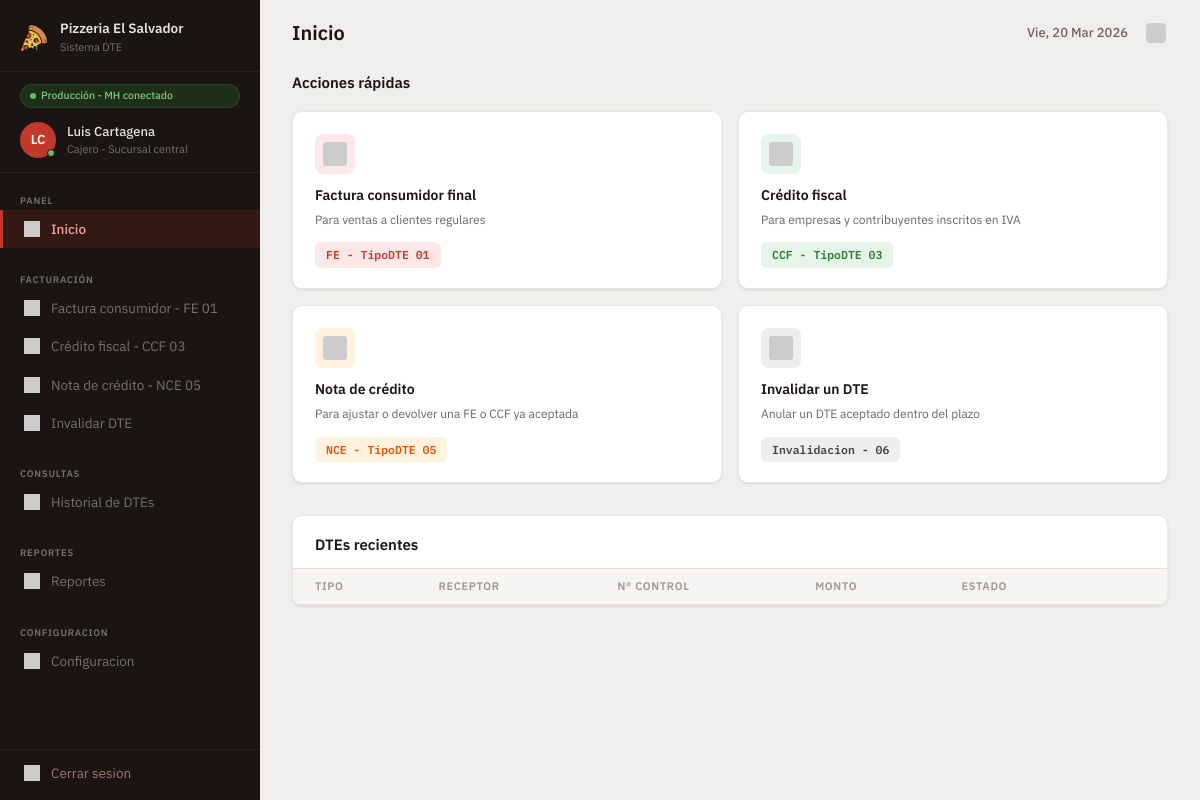
The page /index.php (signed in) on the database as committed earlier.
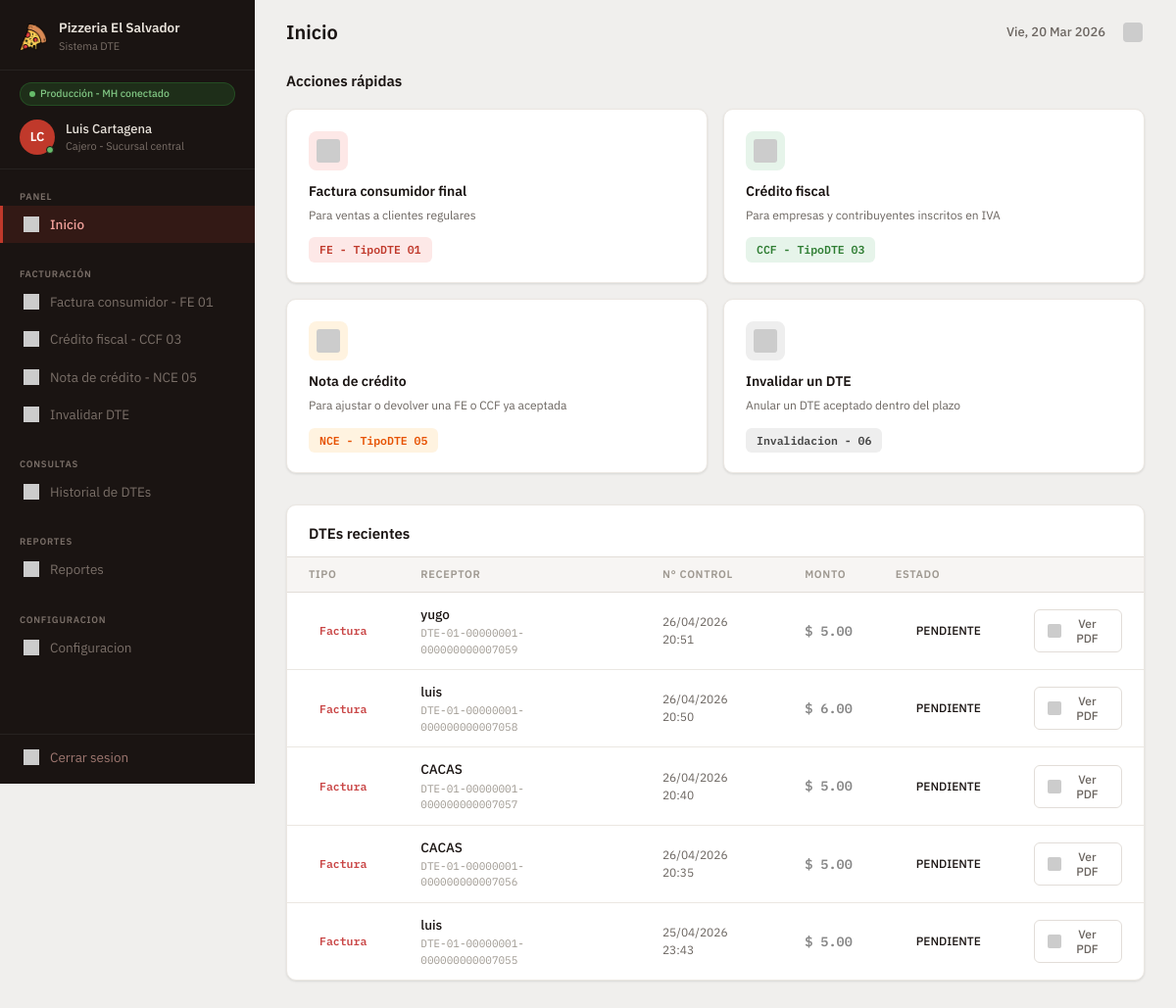
The same page on the database as committed later.
### tables this page shows
CREATE TABLE `factura` (
  `id_factura` int NOT NULL AUTO_INCREMENT,
  `id_receptor` int DEFAULT NULL,
  `codigo_generacion` char(36) NOT NULL,
  `numero_control` varchar(31) NOT NULL,
  `tipo_dte` char(2) NOT NULL DEFAULT '01',
  `ambiente` char(2) NOT NULL DEFAULT '00',
  `fecha_emision` date NOT NULL,
  `hora_emision` time NOT NULL,
  `condicion_pago` int NOT NULL DEFAULT '1',
  `total_no_sujeto` decimal(16,2) NOT NULL DEFAULT '0.00',
  `total_exento` decimal(16,2) NOT NULL DEFAULT '0.00',
  `total_gravado` decimal(16,2) NOT NULL DEFAULT '0.00',
  `sub_total` decimal(16,2) NOT NULL DEFAULT '0.00',
  `iva_retenido` decimal(16,2) NOT NULL DEFAULT '0.00',
  `retencion_renta` decimal(16,2) NOT NULL DEFAULT '0.00',
  `monto_total` decimal(16,2) NOT NULL DEFAULT '0.00',
  `total_iva` decimal(16,2) NOT NULL DEFAULT '0.00',
  `total_letras` varchar(200) NOT NULL,
  `firma_digital` text,
  `sello_recibido` varchar(50) DEFAULT NULL,
  `estado_mh` varchar(20) NOT NULL DEFAULT 'PENDIENTE',
  `codigo_msg` varchar(3) DEFAULT NULL,
  `descripcion_msg` varchar(500) DEFAULT NULL,
  `modo_contingencia` tinyint(1) NOT NULL DEFAULT '0',
  `intentos_envio` int NOT NULL DEFAULT '0',
  `fecha_registro` datetime NOT NULL DEFAULT CURRENT_TIMESTAMP,
  `fecha_envio` datetime DEFAULT NULL,
  `fecha_respuesta` datetime DEFAULT NULL,
  PRIMARY KEY (`id_factura`),
  UNIQUE KEY `uq_cod_gen` (`codigo_generacion`),
  UNIQUE KEY `uq_num_ctrl` (`numero_control`),
  KEY `fk_fact_dte` (`tipo_dte`),
  KEY `fk_factura_receptor` (`id_receptor`),
  CONSTRAINT `fk_fact_dte` FOREIGN KEY (`tipo_dte`) REFERENCES `cat_tipo_dte` (`codigo`),
  CONSTRAINT `fk_factura_receptor` FOREIGN KEY (`id_receptor`) REFERENCES `receptor` (`id_receptor`),
  CONSTRAINT `chk_estado_mh` CHECK ((`estado_mh` in (_utf8mb4'PENDIENTE',_utf8mb4'ACEPTADO',_utf8mb4'RECHAZADO',_utf8mb4'ANULADO',_utf8mb4'CONTINGENCIA')))
);

CREATE TABLE `receptor` (
  `id_receptor` int NOT NULL AUTO_INCREMENT,
  `tipo_documento` char(2) DEFAULT NULL,
  `num_documento` varchar(20) DEFAULT NULL,
  `nrc` varchar(8) DEFAULT NULL,
  `nombre` varchar(250) NOT NULL,
  `dir_departamento` char(2) NOT NULL,
  `dir_municipio` char(2) NOT NULL,
  `dir_complemento` varchar(200) DEFAULT NULL,
  `telefono` varchar(30) DEFAULT NULL,
  `cod_actividad` char(5) DEFAULT NULL,
  `correo` varchar(100) DEFAULT NULL,
  `usuario` varchar(50) DEFAULT NULL,
  `contrasena_hash` varchar(255) DEFAULT NULL,
  `activo` tinyint(1) DEFAULT '1',
  `fecha_registro` datetime DEFAULT CURRENT_TIMESTAMP,
  PRIMARY KEY (`id_receptor`),
  UNIQUE KEY `usuario` (`usuario`),
  KEY `fk_doc` (`tipo_documento`),
  KEY `fk_mun` (`dir_municipio`,`dir_departamento`),
  KEY `fk_act` (`cod_actividad`),
  CONSTRAINT `fk_act` FOREIGN KEY (`cod_actividad`) REFERENCES `cat_actividad_economica` (`codigo`),
  CONSTRAINT `fk_doc` FOREIGN KEY (`tipo_documento`) REFERENCES `cat_tipo_documento` (`codigo`),
  CONSTRAINT `fk_mun` FOREIGN KEY (`dir_municipio`, `dir_departamento`) REFERENCES `cat_municipio` (`codigo`, `codigo_depto`)
);

### index.php (the view, shortened to what this page needs)
<?php
$db = new Database();
$conn = $db->getConnection();
$pagina_activa = 'BOARD';
$sql_recientes = "SELECT
                    f.tipo_dte,
                    r.nombre AS receptor_nombre,
                    f.numero_control,
                    f.monto_total,
                    f.estado_mh,
                    f.fecha_registro
                  FROM factura f
                  LEFT JOIN receptor r ON f.id_receptor = r.id_receptor
                  ORDER BY f.fecha_registro DESC
                  LIMIT 5";
$result_recientes = $conn->query($sql_recientes);
$dtes_recientes = [];
if ($result_recientes) {
    while ($row = $result_recientes->fetch_assoc()) {
        $tipo_label = ($row['tipo_dte'] == '01') ? 'Factura' : 'CCF';
        $tipo_class = ($row['tipo_dte'] == '01') ? 'badge-factura' : 'badge-ccf';
        $estado_class = '';
        switch ($row['estado_mh']) {
            case 'PENDIENTE': $estado_class = 'warning'; break;
        }
        $tiempo = date('d/m/Y H:i', strtotime($row['fecha_registro']));
        $dtes_recientes[] = [
            'tipo_label'   => $tipo_label,
            'tipo_class'   => $tipo_class,
            'receptor'     => $row['receptor_nombre'] ?? 'Consumidor Final',
            'n_control'    => $row['numero_control'],
            'tiempo'       => $tiempo,
            'monto'        => '$ ' . number_format($row['monto_total'], 2),
            'monto_neg'    => false,
            'estado'       => $row['estado_mh'],
            'estado_class' => $estado_class,
            'accion_label' => 'Ver PDF',
            'accion_icon'  => 'P'
        ];
    }
}
?>
<!DOCTYPE html>
<html lang="es">
<head>
    <link rel="stylesheet" href="css/style.css">
</head>
<body>
<div class="layout">
    <?php include 'navegacion.php'; ?>
    <div class="main-content">
        <header class="topbar">
            <h1>Inicio</h1>
            <div class="topbar-right">
                <span class="topbar-date">Vie, 20 Mar 2026</span>
                <span class="topbar-bell" title="Notificaciones">
                    <img src="https://placehold.co/20x20/6b6560/ffffff?text=N" alt="Notificaciones" class="topbar-img">
                </span>
            </div>
        </header>
        <main class="page-content">
            <h2 class="section-title">Acciones rápidas</h2>
            <div class="quick-actions-grid">
                <a href="factura_fe.php" class="action-card">
                    <div class="action-icon fe"><img src="https://placehold.co/24x24/c0392b/fde8e7?text=FE" alt="Factura" class="action-img"></div>
                    <h3>Factura consumidor final</h3>
                    <p>Para ventas a clientes regulares</p>
                    <span class="dte-badge fe">FE - TipoDTE 01</span>
                </a>
                <a href="test.php" class="action-card">
                    <div class="action-icon ccf"><img src="https://placehold.co/24x24/2e7d32/e6f4ea?text=CF" alt="Credito Fiscal" class="action-img"></div>
                    <h3>Crédito fiscal</h3>
                    <p>Para empresas y contribuyentes inscritos en IVA</p>
                    <span class="dte-badge ccf">CCF - TipoDTE 03</span>
                </a>
                <a href="test.php" class="action-card">
                    <div class="action-icon nce"><img src="https://placehold.co/24x24/e65100/fff3e0?text=NC" alt="Nota Credito" class="action-img"></div>
                    <h3>Nota de crédito</h3>
                    <p>Para ajustar o devolver una FE o CCF ya aceptada</p>
                    <span class="dte-badge nce">NCE - TipoDTE 05</span>
                </a>
                <a href="test.php" class="action-card">
                    <div class="action-icon inv"><img src="https://placehold.co/24x24/424242/eeeeee?text=IN" alt="Invalidar" class="action-img"></div>
                    <h3>Invalidar un DTE</h3>
                    <p>Anular un DTE aceptado dentro del plazo</p>
                    <span class="dte-badge inv">Invalidacion - 06</span>
                </a>
            </div>
            <div class="dtes-recientes-card">
                <h2 class="section-title">DTEs recientes</h2>
                <table class="dtes-table">
                    <thead>
                        <tr>
                            <th>Tipo</th>
                            <th>Receptor</th>
                            <th>N° Control</th>
                            <th>Monto</th>
                            <th>Estado</th>
                            <th></th>
                        </tr>
                    </thead>
                    <tbody>
                        <?php foreach ($dtes_recientes as $dte): ?>
                        <tr>
                            <td class="td-tipo">
                                <span class="dte-badge <?= htmlspecialchars($dte['tipo_class']) ?>">
                                    <?= htmlspecialchars($dte['tipo_label']) ?>
                                </span>
                            </td>
                            <td class="td-receptor">
                                <div class="receptor-name"><?= htmlspecialchars($dte['receptor']) ?></div>
                                <div class="receptor-control"><?= htmlspecialchars($dte['n_control']) ?></div>
                            </td>
                            <td class="td-control">
                                <?= htmlspecialchars($dte['tiempo']) ?>
                            </td>
                            <td class="td-monto <?= $dte['monto_neg'] ? 'negative' : '' ?>">
                                <?= htmlspecialchars($dte['monto']) ?>
                            </td>
                            <td>
                                <span class="estado-badge <?= htmlspecialchars($dte['estado_class']) ?>">
                                    <span class="estado-dot"></span>
                                    <?= htmlspecialchars($dte['estado']) ?>
                                </span>
                            </td>
                            <td class="td-acciones">
                                <button class="btn-accion" type="button">
                                    <img src="https://placehold.co/14x14/6b6560/ffffff?text=<?= urlencode(strtoupper(substr($dte['accion_icon'], 0, 1))) ?>" alt="<?= htmlspecialchars($dte['accion_label']) ?>" class="btn-img">
                                    <?= htmlspecialchars($dte['accion_label']) ?>
                                </button>
                            </td>
                        </tr>
                        <?php endforeach; ?>
                    </tbody>
                </table>
            </div>
        </main>
    </div>
</div>
</body>
</html>

### navegacion.php
<?php
$pagina_activa      = $pagina_activa      ?? 'board';
$usuario_nombre     = $_SESSION['usuario_nombre'] ?? 'Luis Cartagena';
$usuario_rol        = $_SESSION['usuario_rol'] ?? 'Cajero - Sucursal central';
$usuario_iniciales  = $_SESSION['usuario_iniciales'] ?? 'LC';
function nav_class(string $pagina, string $activa): string {
    return $pagina === $activa ? ' active' : '';
}
?>
<aside class="sidebar">
    <div class="sidebar-brand">
        <div>
            <img src="img/pizza.png" alt="Logo Pizzeria" class="sidebar-img">
        </div>
        <div class="brand-text">
            <span class="brand-name">Pizzeria El Salvador</span>
            <span class="brand-sub">Sistema DTE</span>
        </div>
    </div>
    <span class="status-pill">
        <span class="dot"></span>
        Producción - MH conectado
    </span>
    <div class="sidebar-user">
        <div class="user-avatar">
            <?= htmlspecialchars($usuario_iniciales) ?>
            <span class="online-dot"></span>
        </div>
        <div class="user-info">
            <span class="user-name"><?= htmlspecialchars($usuario_nombre) ?></span>
            <span class="user-role"><?= htmlspecialchars($usuario_rol) ?></span>
        </div>
    </div>
    <nav class="nav-section">
        <span class="nav-section-label">Panel</span>
        <a href="index.php" class="nav-item<?= nav_class('BOARD', $pagina_activa) ?>">
            <span class="nav-icon"><img src="https://placehold.co/16x16/888/fff?text=I" alt="Inicio" class="nav-img"></span>
            Inicio
        </a>
    </nav>
    <nav class="nav-section">
        <span class="nav-section-label">Facturación</span>
        <a href="factura_fe.php" class="nav-item<?= nav_class('FE', $pagina_activa) ?>">
            <span class="nav-icon"><img src="https://placehold.co/16x16/888/fff?text=F" alt="Nueva factura" class="nav-img"></span>
            <span class="nav-item-text">Factura consumidor - FE 01</span>
        </a>
        <a href="test.php" class="nav-item<?= nav_class('CCF', $pagina_activa) ?>">
            <span class="nav-icon"><img src="https://placehold.co/16x16/888/fff?text=C" alt="Credito fiscal" class="nav-img"></span>
            <span class="nav-item-text">Crédito fiscal - CCF 03</span>
        </a>
        <a href="test.php" class="nav-item<?= nav_class('NCE', $pagina_activa) ?>">
            <span class="nav-icon"><img src="https://placehold.co/16x16/888/fff?text=N" alt="Nota de credito" class="nav-img"></span>
            <span class="nav-item-text">Nota de crédito - NCE 05</span>
        </a>
        <a href="test.php" class="nav-item<?= nav_class('INVALIDACION', $pagina_activa) ?>">
            <span class="nav-icon"><img src="https://placehold.co/16x16/888/fff?text=X" alt="Invalidar DTE" class="nav-img"></span>
            <span class="nav-item-text">Invalidar DTE</span>
        </a>
    </nav>
    <nav class="nav-section">
        <span class="nav-section-label">Consultas</span>
        <a href="historial_dte.php" class="nav-item<?= nav_class('HISTORIAL', $pagina_activa) ?>">
            <span class="nav-icon"><img src="https://placehold.co/16x16/888/fff?text=H" alt="Historial" class="nav-img"></span>
            Historial de DTEs
        </a>
    </nav>
    <nav class="nav-section">
        <span class="nav-section-label">Reportes</span>
        <a href="test.php" class="nav-item<?= nav_class('REPORTES', $pagina_activa) ?>">
            <span class="nav-icon"><img src="https://placehold.co/16x16/888/fff?text=R" alt="Reportes" class="nav-img"></span>
            Reportes
        </a>
    </nav>
    <nav class="nav-section">
        <span class="nav-section-label">Configuracion</span>
        <a href="test.php" class="nav-item<?= nav_class('CONFIGURACION', $pagina_activa) ?>">
            <span class="nav-icon"><img src="https://placehold.co/16x16/888/fff?text=C" alt="Configuracion" class="nav-img"></span>
            Configuracion
        </a>
    </nav>
    <div class="sidebar-spacer"></div>
    <div class="sidebar-logout">
        <a href="logout.php" class="nav-item">
            <span class="nav-icon"><img src="https://placehold.co/16x16/888/fff?text=X" alt="Cerrar sesion" class="nav-img"></span>
            Cerrar sesion
        </a>
    </div>
</aside>

Rows that differ between the two databases and show on the page:
added factura: tipo_label "Factura", id_receptor.nombre "yugo", numero_control "DTE-01-00000001-000000000007059", tiempo "26/04/2026 20:51", monto "$ 5.00", estado_mh "PENDIENTE", accion_label "Ver PDF"
added factura: tipo_label "Factura", id_receptor.nombre "luis", numero_control "DTE-01-00000001-000000000007058", tiempo "26/04/2026 20:50", monto "$ 6.00", estado_mh "PENDIENTE", accion_label "Ver PDF"
added factura: tipo_label "Factura", id_receptor.nombre "CACAS", numero_control "DTE-01-00000001-000000000007057", tiempo "26/04/2026 20:40", monto "$ 5.00", estado_mh "PENDIENTE", accion_label "Ver PDF"
added factura: tipo_label "Factura", id_receptor.nombre "CACAS", numero_control "DTE-01-00000001-000000000007056", tiempo "26/04/2026 20:35", monto "$ 5.00", estado_mh "PENDIENTE", accion_label "Ver PDF"
added factura: tipo_label "Factura", id_receptor.nombre "luis", numero_control "DTE-01-00000001-000000000007055", tiempo "25/04/2026 23:43", monto "$ 5.00", estado_mh "PENDIENTE", accion_label "Ver PDF"
